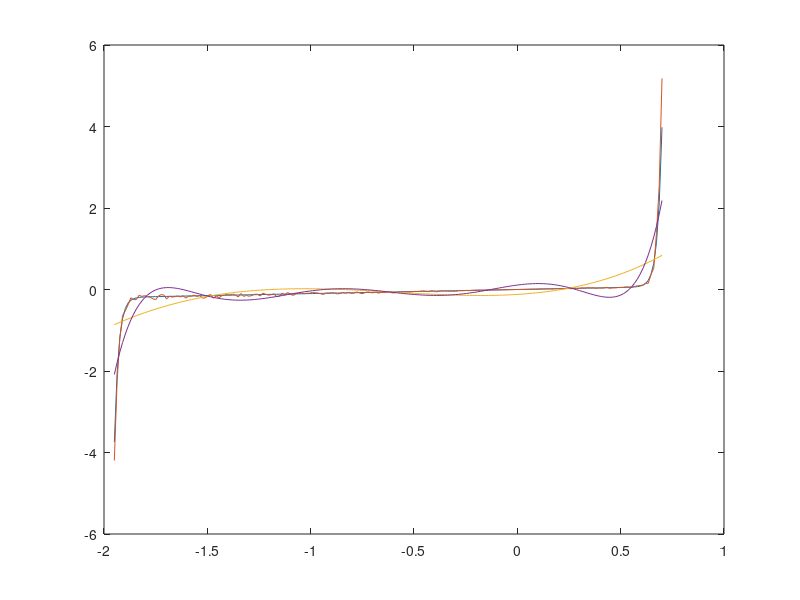

MATLAB code for this plot: (Note: this script raises an error after producing the figure.)
clear;
clc;

Is = 0.01e-12;
Ib = 0.1e-12;
Vb = 1.3;
Gp = 0.1;

V = linspace(-1.95,0.7,200);
I = Is*(exp(1.2/.025*V)-1) + Gp*V - Ib*(exp(-1.2/0.025*(V+Vb))-1);
I2 = I;

for i=1:length(I)
    I2(i) = normrnd(I(i),abs(I(i))*.2);
end
figure(1)
plot(V,I)
hold on
plot(V,I2)

p3 = polyfit(V,I,4);
p4 = polyfit(V,I,8);
I3 = polyval(p3,V);
I4 = polyval(p4,V);

plot(V,I3)

plot(V,I4)


%practice curve fit as well as a 4 parameter fit
fo = fittype('A.*(exp(1.2*x/25e-3)-1)+B.*x-C*(exp(1.2*(-(x+D))/25e-3)-1)');
ff = fit(V',I',fo);
If = ff(V);


plot(V,If)


fa = fittype('A.*(exp(1.2*x/25e-3)-1)+0.1.*x-C*(exp(1.2*(-(x+1.3))/25e-3)-1)');
ffa = fit(V',I',fa);
Ifa = ffa(V);
plot(V,Ifa)

fb = fittype('A.*(exp(1.2*x/25e-3)-1)+B.*x-C*(exp(1.2*(-(x+1.3))/25e-3)-1)');
ffb = fit(V',I',fb);
Ifb = ffb(V);
plot(V,Ifb)

inputs = V;
targets = I;
hiddenLayerSize = 10;
net = fitnet(hiddenLayerSize);
net.divideParam.trainRatio = 70/100;
net.divideParam.valRatio = 15/100;
net.divideParam.testRatio = 15/100;
[net,tr] = train(net,inputs,targets);
outputs = net(inputs);
errors = gsubtract(outputs,targets);
performance = perform(net,targets,outputs);
view(net);
Inn = outputs;
figure(2)
plot(V,Inn)
hold on
plot(V,I)











